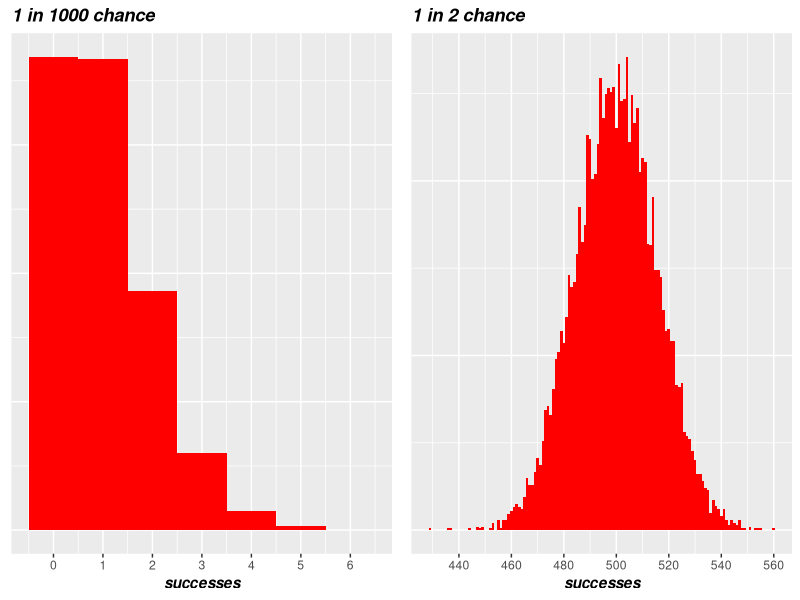

Generate this figure with R:
library(ggplot2)
bbi<-element_text(face="bold.italic", color="black")


often <- data.frame(successes = rbinom(10000, 1000, .5))

often_graph <- ggplot(often, aes(x=successes)) +
  geom_histogram(binwidth=1, fill="red") +
  scale_x_continuous(breaks=seq(440,560,20)) +
  theme(axis.title.y=element_blank(),
        axis.text.y=element_blank(),
        axis.ticks.y=element_blank(),
        title=bbi) +
  labs(title="1 in 2 chance")

rare <- data.frame(successes = rbinom(10000, 1000, .001))

rare_graph <- ggplot(rare, aes(x=successes)) +
  geom_histogram(binwidth=1, fill="red") +
  scale_x_continuous(breaks=0:10) +
  theme(axis.title.y=element_blank(),
        axis.text.y=element_blank(),
        axis.ticks.y=element_blank(),
        title=bbi) +
  labs(title="1 in 1000 chance")

multiplot <- function(..., plotlist=NULL, file, cols=1, layout=NULL) {
  library(grid)
  
  # Make a list from the ... arguments and plotlist
  plots <- c(list(...), plotlist)
  
  numPlots = length(plots)
  
  # If layout is NULL, then use 'cols' to determine layout
  if (is.null(layout)) {
    # Make the panel
    # ncol: Number of columns of plots
    # nrow: Number of rows needed, calculated from # of cols
    layout <- matrix(seq(1, cols * ceiling(numPlots/cols)),
                     ncol = cols, nrow = ceiling(numPlots/cols))
  }
  
  if (numPlots==1) {
    print(plots[[1]])
    
  } else {
    # Set up the page
    grid.newpage()
    pushViewport(viewport(layout = grid.layout(nrow(layout), ncol(layout))))
    
    # Make each plot, in the correct location
    for (i in 1:numPlots) {
      # Get the i,j matrix positions of the regions that contain this subplot
      matchidx <- as.data.frame(which(layout == i, arr.ind = TRUE))
      
      print(plots[[i]], vp = viewport(layout.pos.row = matchidx$row,
                                      layout.pos.col = matchidx$col))
    }
  }
}

multiplot(rare_graph, often_graph, cols=2)

